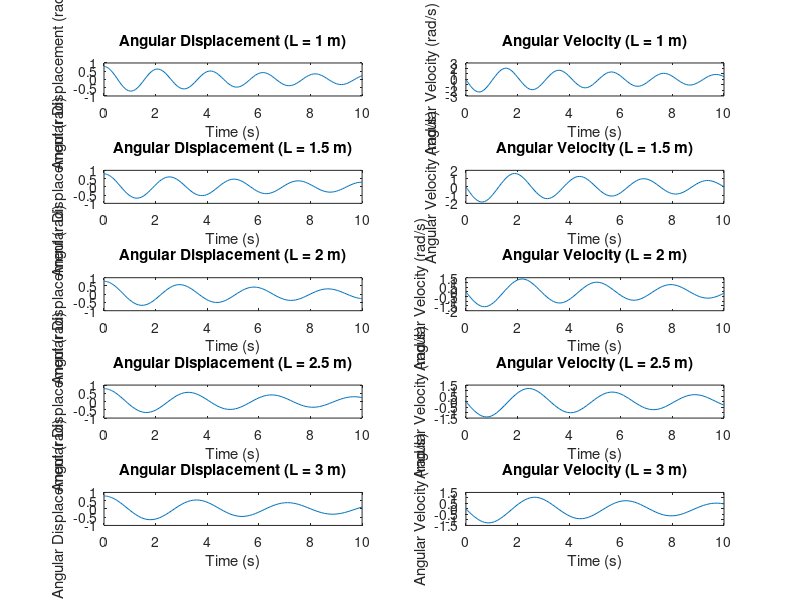

The MATLAB script that drew this image:
% Define system parameters
g = 9.81; % acceleration due to gravity (m/s^2)
L_values = [1, 1.5, 2, 2.5, 3]; % lengths of the pendulum (meters)
b = 0.2; % damping coefficient

% Time vector
tspan = [0 10]; % simulation time from 0 to 10 seconds
% Loop through different values of L
for i = 1:length(L_values)
    L = L_values(i);
    
    % Define differential equation with damping
    f = @(t, y) [y(2); -(b*y(2) + g/L*sin(y(1)))];
    
    % Initial conditions: [angular displacement, angular velocity]
    y0 = [pi/4; 0]; % 45 degrees initial displacement, zero initial velocity
    
    % Solve the differential equation numerically
    [t, y] = ode45(f, tspan, y0);
    
    % Plot angular displacement
    subplot(length(L_values), 2, 2*i-1);
    plot(t, y(:, 1));
    title(['Angular Displacement (L = ', num2str(L), ' m)']);
    xlabel('Time (s)');
    ylabel('Angular Displacement (rad)');
    
    % Plot angular velocity
    subplot(length(L_values), 2, 2*i);
    plot(t, y(:, 2));
    title(['Angular Velocity (L = ', num2str(L), ' m)']);
    xlabel('Time (s)');
    ylabel('Angular Velocity (rad/s)');
end
